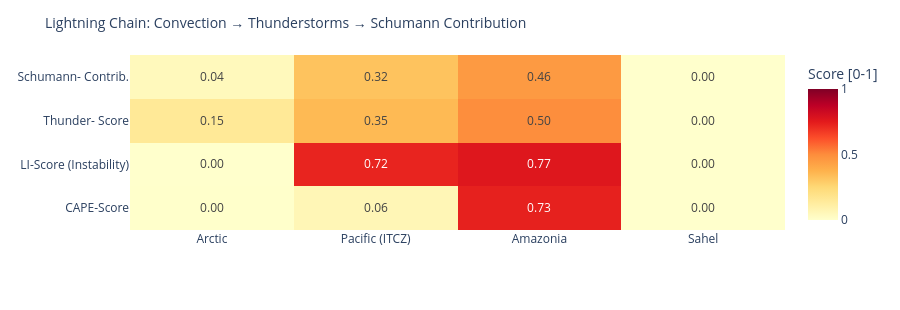

Notebook cell for this chart:
### Code cell
# ============================================================
# LIGHTNING CHAIN: Convection → Thunderstorms → Schumann
# Shows the causal chain per measurement point as heatmap
# ============================================================

def cape_score(v):
    """CAPE → normalized score [0,1]"""
    if v is None or pd.isna(v): return 0.0
    return min(1.0, float(v) / 3000)

def li_score(v):
    """Lifted Index: negative = unstable → score [0,1]"""
    if v is None or pd.isna(v): return 0.3
    return min(1.0, max(0.0, (-float(v) + 6) / 12))

def cloud_score(v):
    if v is None or pd.isna(v): return 0.3
    return float(v) / 100

def thunder_score(row):
    """Kombinierter Gewitterwahrscheinlichkeits-Score
    CAPE + LI + Bedeckung + WMO-Gewitter + konvektiver Niederschlag (showers)
    Hinweis: X-Ray und Kp sind kein Bestandteil – nur geomagn./solarer Kontext.
    """
    cs = cape_score(row.get('cape'))
    ls = li_score(row.get('li'))
    cl = cloud_score(row.get('cloud'))
    t  = 1.0 if row.get('thunderstorm') else 0.0
    # Convective precipitation (showers) as additional indicator
    sh = min(1.0, (row.get('showers') or 0) / 5.0)
    return round(cs * 0.30 + ls * 0.25 + cl * 0.15 + t * 0.20 + sh * 0.10, 3)

def schumann_contribution(t_score, lat):
    """Schumann contribution: higher in tropics (±30°), scaled by thunderstorm score"""
    lat_weight = max(0.3, 1.0 - abs(lat) / 60)
    return round(t_score * lat_weight, 3)

df_atm['cape_score']   = df_atm.apply(lambda r: cape_score(r['cape']), axis=1)
df_atm['li_score']     = df_atm.apply(lambda r: li_score(r['li']),    axis=1)
df_atm['thunder_score']= df_atm.apply(lambda r: thunder_score(r.to_dict()), axis=1)
df_atm['schumann_contribution'] = df_atm.apply(
    lambda r: schumann_contribution(r['thunder_score'], r['lat']), axis=1)

metrics = ['cape_score', 'li_score', 'thunder_score', 'schumann_contribution']
labels  = ['CAPE-Score', 'LI-Score\n(Instability)', 'Thunder-\nScore', 'Schumann-\nContrib.']
z_data  = [df_atm[m].tolist() for m in metrics]

fig = go.Figure(go.Heatmap(
    z=z_data,
    x=df_atm['point'].tolist(),
    y=labels,
    colorscale='YlOrRd',
    zmin=0, zmax=1,
    text=[[f'{v:.2f}' for v in row] for row in z_data],
    texttemplate='%{text}', textfont=dict(size=12),
    colorbar=dict(title='Score [0-1]')
))
fig.update_layout(
    title=dict(text='Lightning Chain: Convection → Thunderstorms → Schumann Contribution', font=dict(size=14)),
    height=310,
    plot_bgcolor='rgba(0,0,0,0)', paper_bgcolor='rgba(0,0,0,0)',
    margin=dict(l=130, r=80, t=55, b=80)
)
fig.show()

### Figure 1 — Plotly figure (JSON) as saved in the notebook; plotly's stock layout.template omitted (floating-point values rounded to 4 significant figures)
{"data": [{"colorbar": {"title": {"text": "Score [0-1]"}}, "colorscale": [[0.0, "rgb(255,255,204)"], [0.125, "rgb(255,237,160)"], [0.25, "rgb(254,217,118)"], [0.375, "rgb(254,178,76)"], [0.5, "rgb(253,141,60)"], [0.625, "rgb(252,78,42)"], [0.75, "rgb(227,26,28)"], [0.875, "rgb(189,0,38)"], [1.0, "rgb(128,0,38)"]], "text": [["0.00", "0.06", "0.73", "0.00"], ["0.00", "0.72", "0.77", "0.00"], ["0.15", "0.35", "0.50", "0.00"], ["0.04", "0.32", "0.46", "0.00"]], "textfont": {"size": 12}, "texttemplate": "%{text}", "type": "heatmap", "x": ["Arctic", "Pacific (ITCZ)", "Amazonia", "Sahel"], "y": ["CAPE-Score", "LI-Score\n(Instability)", "Thunder-\nScore", "Schumann-\nContrib."], "z": [[0.003333, 0.06333, 0.7333, 0.0], [0.0, 0.725, 0.7667, 0.0], [0.151, 0.35, 0.496, 0.0], [0.045, 0.321, 0.455, 0.0]], "zmax": 1, "zmin": 0}], "layout": {"height": 310, "margin": {"b": 80, "l": 130, "r": 80, "t": 55}, "paper_bgcolor": "rgba(0,0,0,0)", "plot_bgcolor": "rgba(0,0,0,0)", "title": {"font": {"size": 14}, "text": "Lightning Chain: Convection → Thunderstorms → Schumann Contribution"}}}
